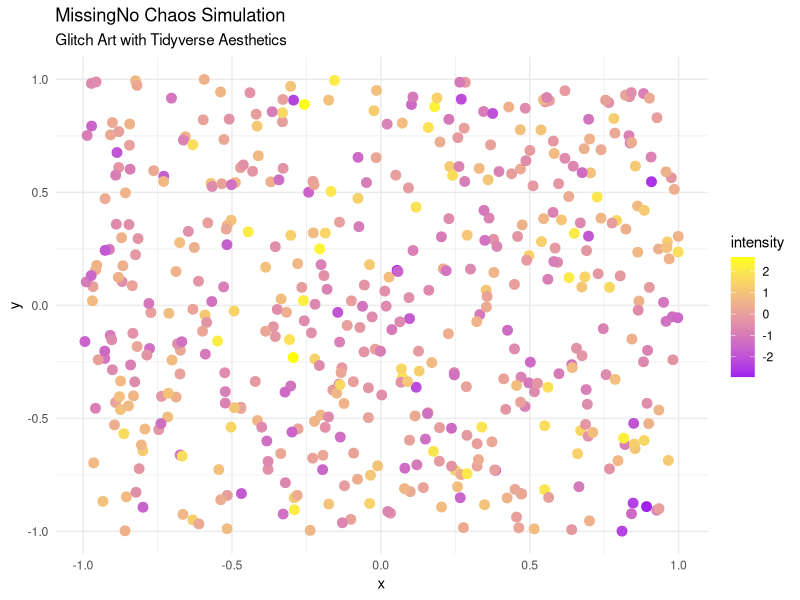

Write R code to recreate this figure.
# Load the tidyverse for data manipulation and visualization
library(tidyverse)

# Initialize the speed_run universe
speed_run <- tibble(
  reality = c("Max Payne", "Pokemon MissingNo", "Mathematical Beauty", "Poetic Elegance"),
  glitch_factor = c(0.8, 1.2, 0.5, 0.7), # Chaos factor in each universe
  time_dilation = c(0.1, 1.5, 0.2, 0.3), # Time manipulation for speedrunning
  meta_score = c(95, 88, 100, 99) # Meta-beauty of each domain
)

# Normalize glitchiness into poetic coherence (let’s speedrun unity)
speed_run <- speed_run %>%
  mutate(
    aesthetic_balance = 1 / (glitch_factor * time_dilation), # Harmony equation
    lyrical_score = meta_score * aesthetic_balance # Poetic beauty metric
  ) %>%
  arrange(desc(lyrical_score)) # Optimize for max poetic resonance

# Max Payne speedrunning segment
max_payne_speedrun <- function(frames) {
  # Calculate bullet-time efficiency
  tibble(
    frame = 1:frames,
    time_dilation = seq(1, 0.1, length.out = frames),
    style_points = sqrt(frame) * 42 / time_dilation # Style multiplier
  )
}

# MissingNo glitch visualization
missingno_glitch_art <- function(n) {
  # Generate a chaotic pattern reminiscent of MissingNo
  tibble(
    x = runif(n, -1, 1),
    y = runif(n, -1, 1),
    intensity = rnorm(n, 0, 1)
  ) %>%
    ggplot(aes(x, y, color = intensity)) +
    geom_point(size = 3) +
    scale_color_gradient(low = "purple", high = "yellow") +
    labs(
      title = "MissingNo Chaos Simulation",
      subtitle = "Glitch Art with Tidyverse Aesthetics"
    ) +
    theme_minimal()
}

# Mathematical beauty segment
golden_ratio_poem <- function(lines) {
  # Generate Fibonacci sequence and map it to poetic stanzas
  fib <- numeric(lines)
  fib[1:2] <- 1
  for (i in 3:lines) {
    fib[i] <- fib[i - 1] + fib[i - 2]
  }
  
  tibble(
    line_number = 1:lines,
    syllables = fib,
    poetic_line = map_chr(fib, ~ paste(rep("beauty", .x), collapse = " "))
  )
}

# Execute everything
cat("🚀 Speedrunning Dimensions...\n")

# 1. Max Payne segment
cat("\n--- Max Payne Speedrun Stats ---\n")
max_payne_stats <- max_payne_speedrun(100)
print(max_payne_stats)

# 2. MissingNo visualization
cat("\n--- MissingNo Glitch Art ---\n")
print(missingno_glitch_art(500))

# 3. Mathematical Beauty Poetry
cat("\n--- Golden Ratio Poetic Beauty ---\n")
golden_poem <- golden_ratio_poem(10)
print(golden_poem)

# All stats unified in a single tibble
final_summary <- tibble(
  Universe = speed_run$reality,
  Glitchiness = speed_run$glitch_factor,
  Poetic_Score = speed_run$lyrical_score
)

cat("\n--- Final Dimension Stats ---\n")
print(final_summary)

cat("\n🔥 Flawless Execution Complete. GG WP. 🔥\n")
